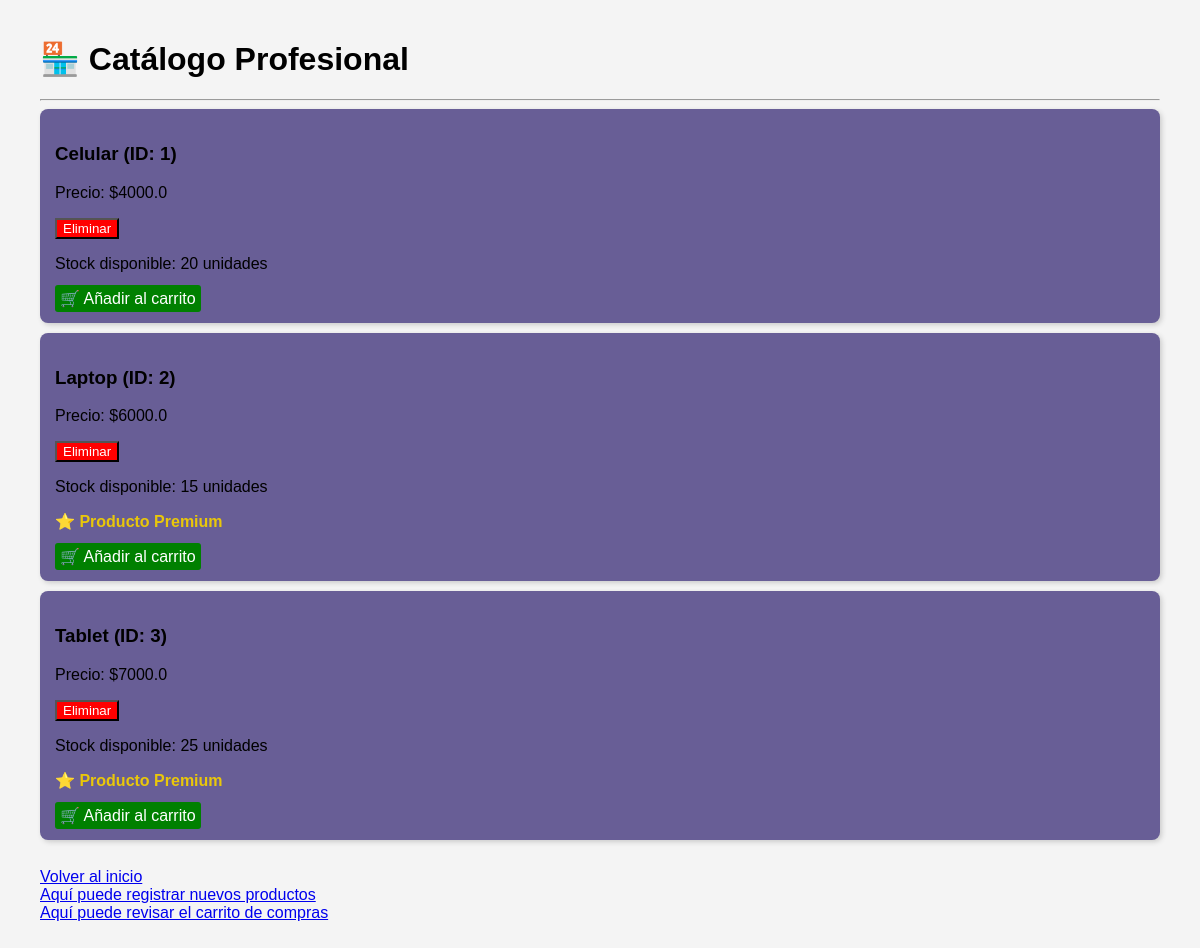
/productos, run on an earlier commit of the app's database.
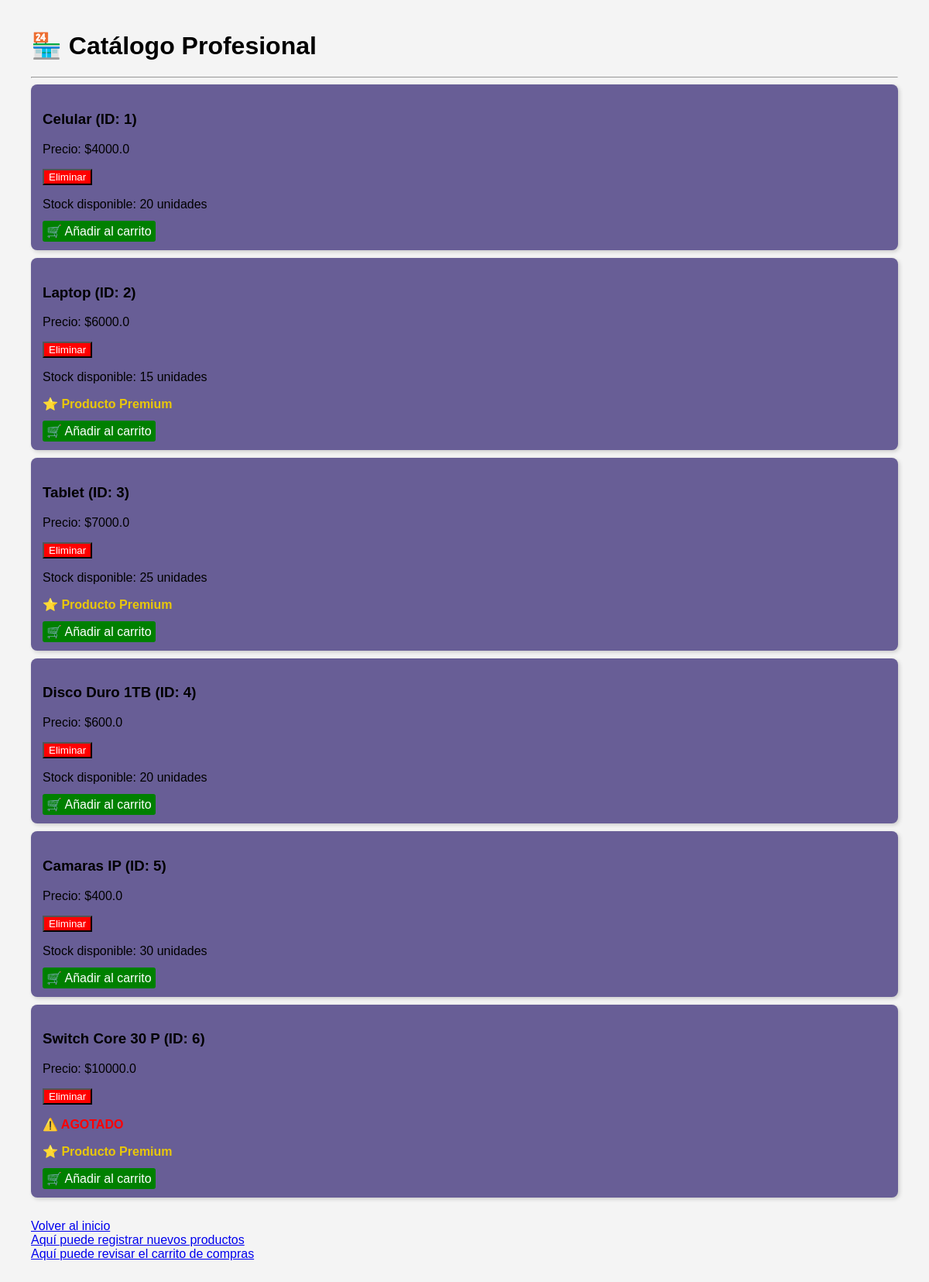
And on a later commit of the database.
### tables this page shows
CREATE TABLE productos (
        id INTEGER PRIMARY KEY AUTOINCREMENT,
        nombre TEXT NOT NULL,
        precio REAL NOT NULL,
        stock INTEGER NOT NULL
    );

### app.py (the view)
@app.route('/productos')
def lista_productos():
    datos = obtener_datos() # La función que ya tenías de SQLite
    return render_template('index.html', productos=datos)

### app.py (called while the page is built)
def obtener_datos():
    conexion = sqlite3.connect("tienda.db")
    cursor = conexion.cursor()
    cursor.execute("SELECT * FROM productos")
    productos = cursor.fetchall()
    conexion.close()
    return productos

### templates/index.html (shortened to what this page needs)
<!DOCTYPE html>
<html>
<head>
</head>
<body>
    <h1>🏪 Catálogo Profesional</h1>
    <hr>
    {% for p in productos %}
    <div class="producto-card">
        <h3>{{ p[1] }} (ID: {{ p[0] }})</h3>
        <p>Precio: ${{ p[2] }}</p>
        <form action="/borrar/{{ p[0] }}" method="GET" style="display:inline;">
            <button type="submit"
            onclick="return confirm('¿Eliminar?')"
            style="background-color: red; color: white; cursor: pointer;">
            Eliminar
            </button>
        </form>
        {% if p[3] == 0 %}
            <p class="stock-bajo">⚠️ AGOTADO</p>
        {% else %}
            <p>Stock disponible: {{ p[3] }} unidades</p>
        {% endif %}
        {% if p[2] >= 6000 %}
            <p class= "producto-premium">⭐ Producto Premium</p>
        {% endif %}
    <a href="/agregar_carrito/{{ p[0] }}"
       style="background-color: green; color: white; padding: 5px; text-decoration: none; border-radius: 3px;">
       🛒 Añadir al carrito
    </a>
    </div>
    {% endfor %}
    </ul><br><a href='/'>Volver al inicio</a>
    </ul><br><a href='nuevo'>Aquí puede registrar nuevos productos</a>
    </ul><br><a href='carrito'>Aquí puede revisar el carrito de compras</a>
</body>
</html>

What changed in the data, as far as the page shows it:
added productos: nombre "Disco Duro 1TB", id "4", precio "600.0", stock "20"
added productos: nombre "Camaras IP", id "5", precio "400.0", stock "30"
added productos: nombre "Switch Core 30 P", id "6", precio "10000.0", stock "⚠️ AGOTADO", shows "⭐ Producto Premium"
